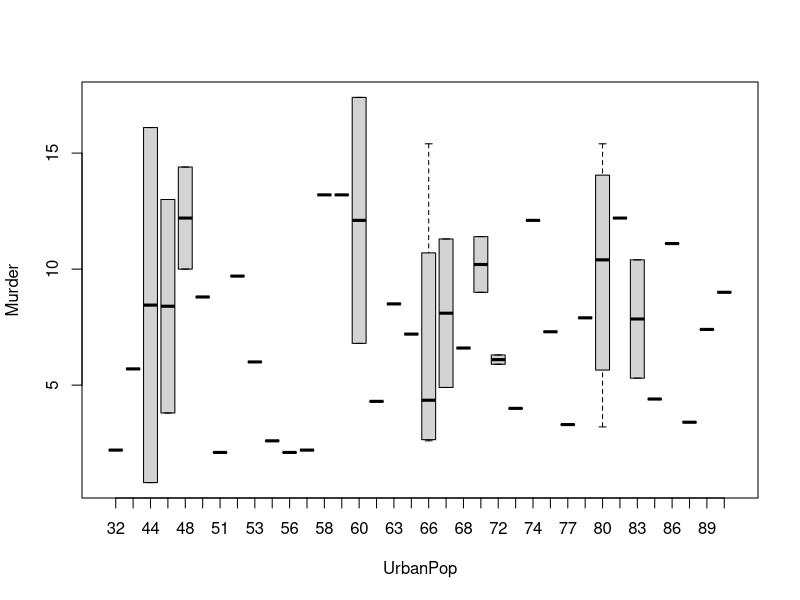
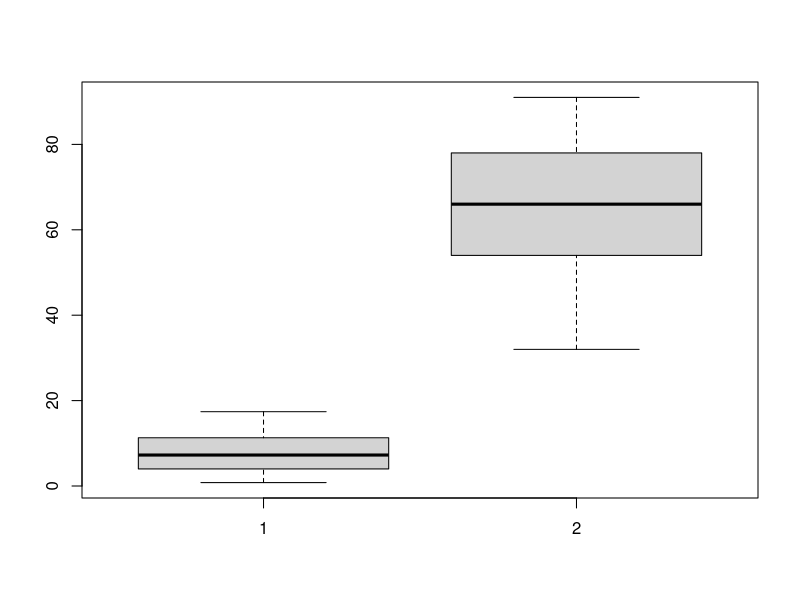
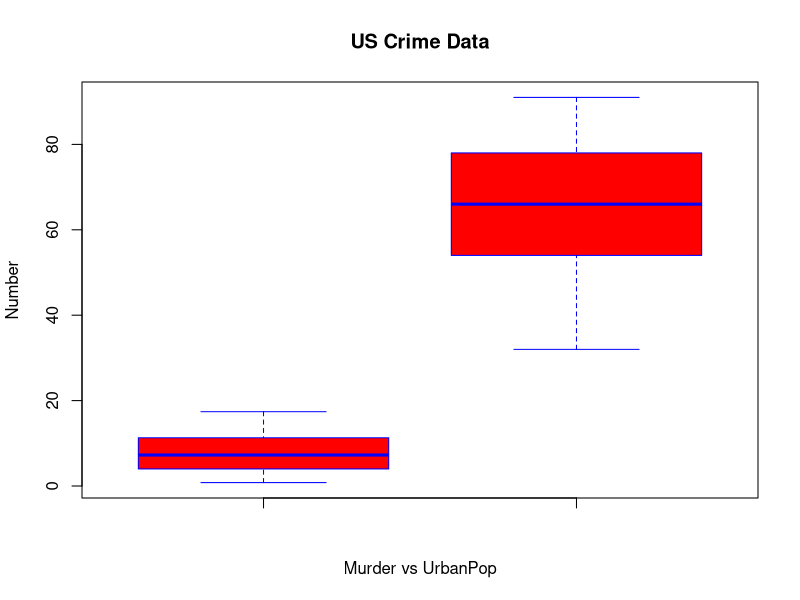
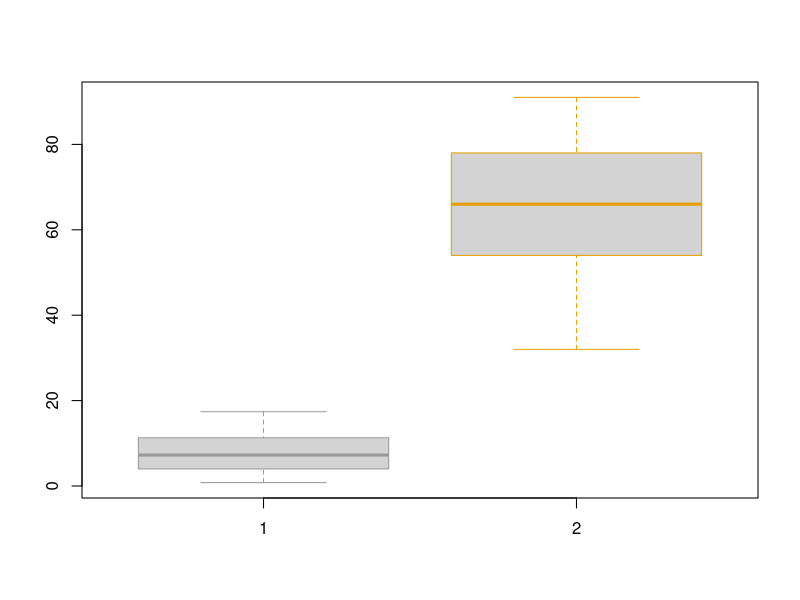
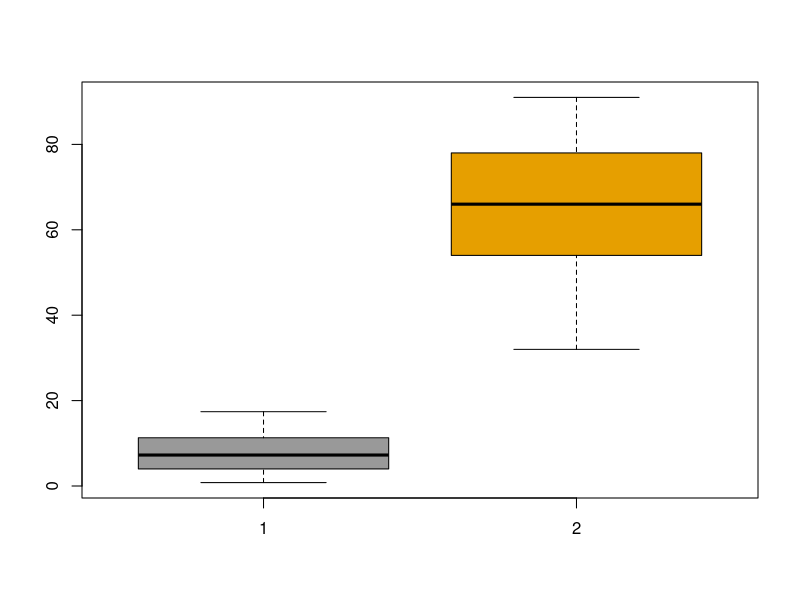
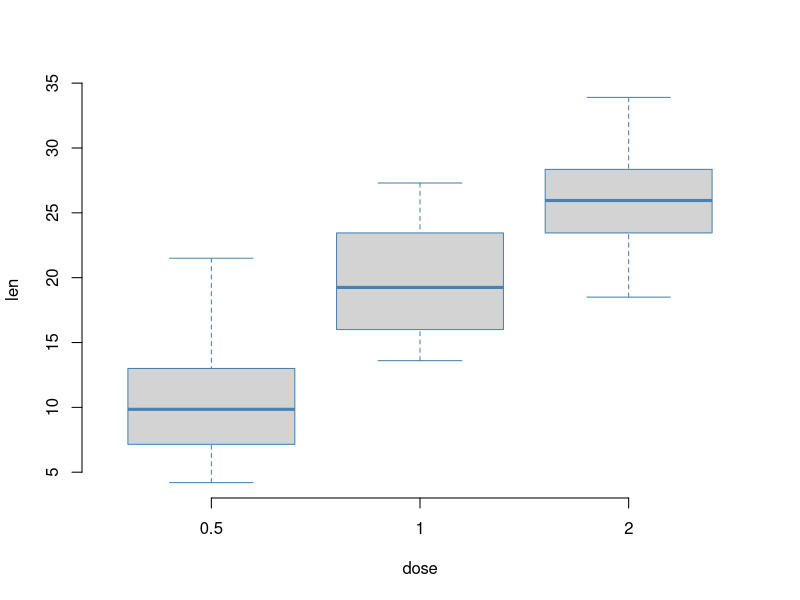
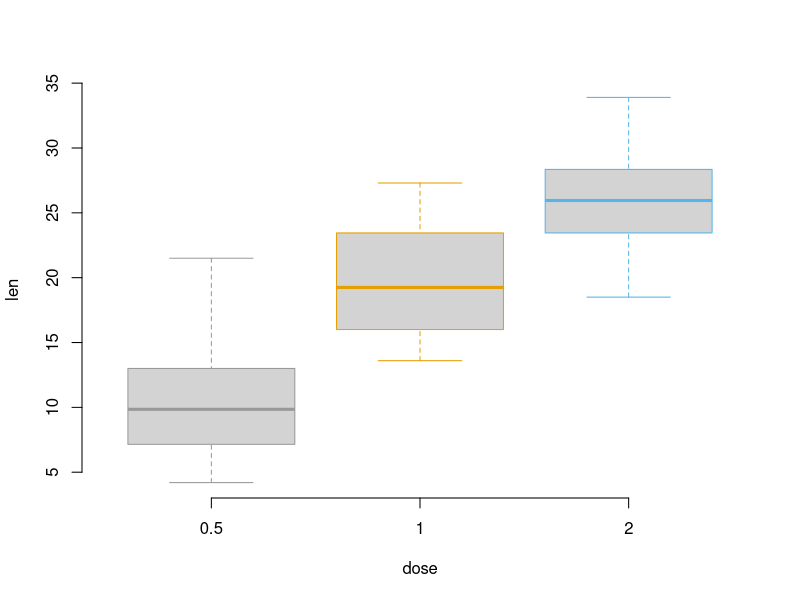
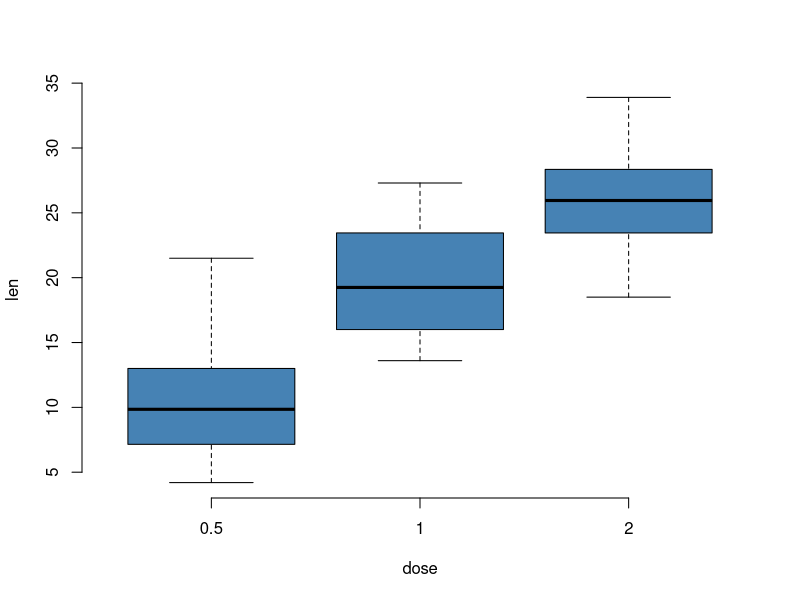

Write R code to recreate these figures, in order.
#import built in R dataset
data("USArrests")

#view the head of the dataset
head(USArrests)
# View the data set 
View(USArrests)
# box plot in r
boxplot(Murder ~ UrbanPop,data = USArrests)

boxplot(USArrests$Murder,USArrests$UrbanPop)
#coloring box Plot
boxplot(USArrests$Murder,USArrests$UrbanPop,border = "blue",main="US Crime Data",
        xlab="Murder vs UrbanPop",ylab="Number",col = "red")

boxplot(USArrests$Murder,USArrests$UrbanPop,border = c("#999999", "#E69F00"))
boxplot(USArrests$Murder,USArrests$UrbanPop,col = c("#999999", "#E69F00"))

data("ToothGrowth")
View(ToothGrowth)
head((ToothGrowth))
# Change the color of border using one single color
boxplot(len ~ dose, data = ToothGrowth, frame = FALSE,border = "steelblue")
# Change the color of border.
#  Use different colors for each group
boxplot(len ~ dose, data = ToothGrowth, frame = FALSE,border = c("#999999", "#E69F00", "#56B4E9"))
# Change fill color : single color
boxplot(len ~ dose, data = ToothGrowth, frame = FALSE, col = "steelblue")
# Change fill color: multiple colors
boxplot(len ~ dose, data = ToothGrowth, frame = FALSE, col = c("#999999", "#E69F00", "#56B4E9"))
